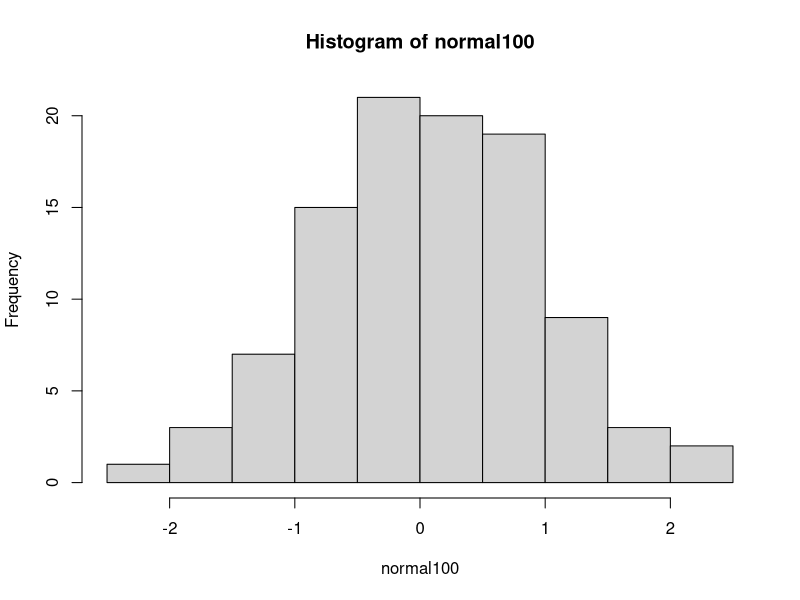
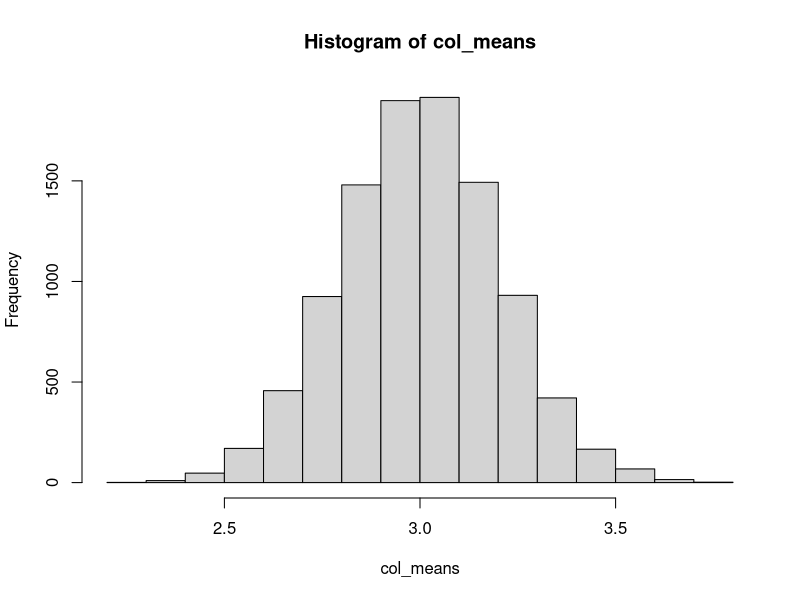

Here is the R script that generated these plots, in order:
## ---- chunk 1
set.seed(1) # Please don't remove this code!
## ---- chunk 2
rnorm(n = 5, mean = 10, sd = 3)
## ---- chunk 3
# You'll want to type your response here.  Your response should look like:
normal100 <- rnorm(n = 100, mean = 0, sd = 1)
mean(normal100)
sd(normal100)
# Of course, your answer should not be commented out.
## ---- chunk 4
hist(normal100)
## ---- chunk 5
normal10 <- rnorm(10)
normal1000 <- rnorm(1000)
normal10000 <- rnorm(10000)
normal100000 <- rnorm(100000)

## ---- chunk 6
sample_means <- c(mean(normal10), mean(normal100), mean(normal1000),
                 mean(normal10000),mean(normal100000))
length(sample_means)
sample_means
## ---- chunk 7
normal1mil <- rnorm(n = 1000000, mean = 3, sd = sqrt(4))
mean(normal1mil)
sd(normal1mil)
## ---- chunk 8
gter3_pos <- which(normal1mil > 3)
gter3 <- normal1mil[gter3_pos]
mean(gter3)
## ---- chunk 9
normal1mil_mat <- matrix(normal1mil, nrow = 100, ncol = 10000)

## ---- chunk 10
mean(normal1mil_mat[,1234])
# apply(normal1mil_mat[,c(1,2,3,4)], MARGIN = 2, FUN = mean)
## ---- chunk 11
# since there are 100 rows in the normal1mi_mat
col_means = colSums(normal1mil_mat, dims = 1)/100
## ---- chunk 12
hist(col_means)
